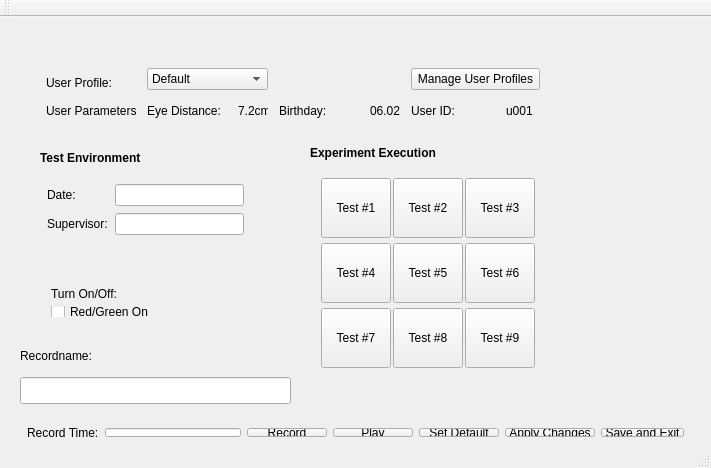
<?xml version="1.0" encoding="UTF-8"?>
<ui version="4.0">
 <class>testWindow</class>
 <widget class="QMainWindow" name="testWindow">
  <property name="geometry">
   <rect>
    <x>0</x>
    <y>0</y>
    <width>711</width>
    <height>468</height>
   </rect>
  </property>
  <property name="windowTitle">
   <string>Oculus Rift - Test Execution</string>
  </property>
  <widget class="QWidget" name="centralWidget">
   <widget class="QWidget" name="horizontalLayoutWidget">
    <property name="geometry">
     <rect>
      <x>16</x>
      <y>400</y>
      <width>679</width>
      <height>31</height>
     </rect>
    </property>
    <layout class="QHBoxLayout" name="horizontalLayout">
     <item>
      <widget class="QLabel" name="label_3">
       <property name="text">
        <string>Record Time:</string>
       </property>
      </widget>
     </item>
     <item>
      <widget class="QLineEdit" name="recordTimeLineEdit">
       <property name="text">
        <string/>
       </property>
      </widget>
     </item>
     <item>
      <widget class="QPushButton" name="recordCMDB">
       <property name="text">
        <string>Record</string>
       </property>
      </widget>
     </item>
     <item>
      <widget class="QPushButton" name="playRecord">
       <property name="text">
        <string>Play</string>
       </property>
      </widget>
     </item>
     <item>
      <widget class="QPushButton" name="defaultCMDB">
       <property name="text">
        <string>Set Default</string>
       </property>
      </widget>
     </item>
     <item>
      <widget class="QPushButton" name="applyCMDB">
       <property name="text">
        <string>Apply Changes</string>
       </property>
      </widget>
     </item>
     <item>
      <widget class="QPushButton" name="closeCMDB">
       <property name="text">
        <string>Save and Exit</string>
       </property>
      </widget>
     </item>
    </layout>
   </widget>
   <widget class="QWidget" name="formLayoutWidget">
    <property name="geometry">
     <rect>
      <x>40</x>
      <y>160</y>
      <width>211</width>
      <height>75</height>
     </rect>
    </property>
    <layout class="QFormLayout" name="formLayout">
     <property name="fieldGrowthPolicy">
      <enum>QFormLayout::AllNonFixedFieldsGrow</enum>
     </property>
     <property name="horizontalSpacing">
      <number>7</number>
     </property>
     <property name="verticalSpacing">
      <number>7</number>
     </property>
     <property name="leftMargin">
      <number>7</number>
     </property>
     <property name="topMargin">
      <number>7</number>
     </property>
     <property name="rightMargin">
      <number>7</number>
     </property>
     <property name="bottomMargin">
      <number>7</number>
     </property>
     <item row="0" column="0">
      <widget class="QLabel" name="varParamLBL_1">
       <property name="text">
        <string>Date:</string>
       </property>
      </widget>
     </item>
     <item row="0" column="1">
      <widget class="QLineEdit" name="dateEdit"/>
     </item>
     <item row="1" column="0">
      <widget class="QLabel" name="varParamLBL_4">
       <property name="text">
        <string>Supervisor:</string>
       </property>
      </widget>
     </item>
     <item row="1" column="1">
      <widget class="QLineEdit" name="supervisorEdit"/>
     </item>
    </layout>
   </widget>
   <widget class="QWidget" name="gridLayoutWidget">
    <property name="geometry">
     <rect>
      <x>30</x>
      <y>40</y>
      <width>531</width>
      <height>71</height>
     </rect>
    </property>
    <layout class="QGridLayout" name="gridLayout">
     <item row="1" column="4">
      <widget class="QLabel" name="userParamValLBL_2">
       <property name="minimumSize">
        <size>
         <width>30</width>
         <height>30</height>
        </size>
       </property>
       <property name="maximumSize">
        <size>
         <width>30</width>
         <height>30</height>
        </size>
       </property>
       <property name="text">
        <string>06.02.90</string>
       </property>
      </widget>
     </item>
     <item row="1" column="3">
      <widget class="QLabel" name="userParamLBL_2">
       <property name="minimumSize">
        <size>
         <width>80</width>
         <height>30</height>
        </size>
       </property>
       <property name="maximumSize">
        <size>
         <width>80</width>
         <height>30</height>
        </size>
       </property>
       <property name="text">
        <string>Birthday:</string>
       </property>
      </widget>
     </item>
     <item row="1" column="0">
      <widget class="QLabel" name="userParamTitle">
       <property name="minimumSize">
        <size>
         <width>90</width>
         <height>30</height>
        </size>
       </property>
       <property name="maximumSize">
        <size>
         <width>90</width>
         <height>30</height>
        </size>
       </property>
       <property name="text">
        <string>User Parameters:</string>
       </property>
      </widget>
     </item>
     <item row="1" column="5">
      <widget class="QLabel" name="userParamLBL_3">
       <property name="minimumSize">
        <size>
         <width>80</width>
         <height>30</height>
        </size>
       </property>
       <property name="maximumSize">
        <size>
         <width>80</width>
         <height>30</height>
        </size>
       </property>
       <property name="text">
        <string>User ID:</string>
       </property>
      </widget>
     </item>
     <item row="1" column="6">
      <widget class="QLabel" name="userParamValLBL_3">
       <property name="minimumSize">
        <size>
         <width>30</width>
         <height>30</height>
        </size>
       </property>
       <property name="maximumSize">
        <size>
         <width>30</width>
         <height>30</height>
        </size>
       </property>
       <property name="text">
        <string>u001</string>
       </property>
      </widget>
     </item>
     <item row="0" column="1" colspan="2">
      <widget class="QComboBox" name="userCBX">
       <item>
        <property name="text">
         <string>Default</string>
        </property>
       </item>
      </widget>
     </item>
     <item row="0" column="0">
      <widget class="QLabel" name="userLBL">
       <property name="minimumSize">
        <size>
         <width>90</width>
         <height>30</height>
        </size>
       </property>
       <property name="maximumSize">
        <size>
         <width>90</width>
         <height>30</height>
        </size>
       </property>
       <property name="text">
        <string>User Profile:</string>
       </property>
      </widget>
     </item>
     <item row="1" column="2">
      <widget class="QLabel" name="userParamValLBL_1">
       <property name="minimumSize">
        <size>
         <width>30</width>
         <height>30</height>
        </size>
       </property>
       <property name="maximumSize">
        <size>
         <width>30</width>
         <height>30</height>
        </size>
       </property>
       <property name="text">
        <string>7.2cm</string>
       </property>
      </widget>
     </item>
     <item row="0" column="5" colspan="2">
      <widget class="QPushButton" name="userCMDB">
       <property name="text">
        <string>Manage User Profiles</string>
       </property>
      </widget>
     </item>
     <item row="1" column="1">
      <widget class="QLabel" name="userParamLBL_1">
       <property name="minimumSize">
        <size>
         <width>80</width>
         <height>30</height>
        </size>
       </property>
       <property name="maximumSize">
        <size>
         <width>80</width>
         <height>30</height>
        </size>
       </property>
       <property name="baseSize">
        <size>
         <width>0</width>
         <height>0</height>
        </size>
       </property>
       <property name="text">
        <string>Eye Distance:</string>
       </property>
      </widget>
     </item>
    </layout>
   </widget>
   <widget class="QWidget" name="verticalLayoutWidget">
    <property name="geometry">
     <rect>
      <x>40</x>
      <y>260</y>
      <width>130</width>
      <height>51</height>
     </rect>
    </property>
    <layout class="QVBoxLayout" name="verticalLayout">
     <item>
      <widget class="QLabel" name="checkLBL">
       <property name="text">
        <string>Turn On/Off:</string>
       </property>
      </widget>
     </item>
     <item>
      <widget class="QCheckBox" name="check_1">
       <property name="text">
        <string>Red/Green On</string>
       </property>
      </widget>
     </item>
    </layout>
   </widget>
   <widget class="QWidget" name="gridLayoutWidget_2">
    <property name="geometry">
     <rect>
      <x>310</x>
      <y>150</y>
      <width>231</width>
      <height>211</height>
     </rect>
    </property>
    <layout class="QGridLayout" name="gridLayout_2">
     <item row="0" column="1">
      <widget class="QPushButton" name="testCMDB_2">
       <property name="minimumSize">
        <size>
         <width>70</width>
         <height>60</height>
        </size>
       </property>
       <property name="maximumSize">
        <size>
         <width>70</width>
         <height>60</height>
        </size>
       </property>
       <property name="text">
        <string>Test #2</string>
       </property>
      </widget>
     </item>
     <item row="0" column="0">
      <widget class="QPushButton" name="testCMDB_1">
       <property name="minimumSize">
        <size>
         <width>70</width>
         <height>60</height>
        </size>
       </property>
       <property name="maximumSize">
        <size>
         <width>70</width>
         <height>60</height>
        </size>
       </property>
       <property name="text">
        <string>Test #1</string>
       </property>
      </widget>
     </item>
     <item row="0" column="2">
      <widget class="QPushButton" name="testCMDB_3">
       <property name="minimumSize">
        <size>
         <width>70</width>
         <height>60</height>
        </size>
       </property>
       <property name="maximumSize">
        <size>
         <width>70</width>
         <height>60</height>
        </size>
       </property>
       <property name="text">
        <string>Test #3</string>
       </property>
      </widget>
     </item>
     <item row="1" column="0">
      <widget class="QPushButton" name="testCMDB_4">
       <property name="minimumSize">
        <size>
         <width>70</width>
         <height>60</height>
        </size>
       </property>
       <property name="maximumSize">
        <size>
         <width>70</width>
         <height>60</height>
        </size>
       </property>
       <property name="text">
        <string>Test #4</string>
       </property>
      </widget>
     </item>
     <item row="1" column="1">
      <widget class="QPushButton" name="testCMDB_5">
       <property name="minimumSize">
        <size>
         <width>70</width>
         <height>60</height>
        </size>
       </property>
       <property name="maximumSize">
        <size>
         <width>70</width>
         <height>60</height>
        </size>
       </property>
       <property name="text">
        <string>Test #5</string>
       </property>
      </widget>
     </item>
     <item row="1" column="2">
      <widget class="QPushButton" name="testCMDB_6">
       <property name="minimumSize">
        <size>
         <width>70</width>
         <height>60</height>
        </size>
       </property>
       <property name="maximumSize">
        <size>
         <width>70</width>
         <height>60</height>
        </size>
       </property>
       <property name="text">
        <string>Test #6</string>
       </property>
      </widget>
     </item>
     <item row="2" column="0">
      <widget class="QPushButton" name="testCMDB_7">
       <property name="minimumSize">
        <size>
         <width>70</width>
         <height>60</height>
        </size>
       </property>
       <property name="maximumSize">
        <size>
         <width>70</width>
         <height>60</height>
        </size>
       </property>
       <property name="text">
        <string>Test #7</string>
       </property>
      </widget>
     </item>
     <item row="2" column="1">
      <widget class="QPushButton" name="testCMDB_8">
       <property name="minimumSize">
        <size>
         <width>70</width>
         <height>60</height>
        </size>
       </property>
       <property name="maximumSize">
        <size>
         <width>70</width>
         <height>60</height>
        </size>
       </property>
       <property name="text">
        <string>Test #8</string>
       </property>
      </widget>
     </item>
     <item row="2" column="2">
      <widget class="QPushButton" name="testCMDB_9">
       <property name="minimumSize">
        <size>
         <width>70</width>
         <height>60</height>
        </size>
       </property>
       <property name="maximumSize">
        <size>
         <width>70</width>
         <height>60</height>
        </size>
       </property>
       <property name="text">
        <string>Test #9</string>
       </property>
      </widget>
     </item>
    </layout>
   </widget>
   <widget class="QLabel" name="label">
    <property name="geometry">
     <rect>
      <x>40</x>
      <y>130</y>
      <width>191</width>
      <height>21</height>
     </rect>
    </property>
    <property name="font">
     <font>
      <weight>75</weight>
      <bold>true</bold>
     </font>
    </property>
    <property name="text">
     <string>Test Environment</string>
    </property>
   </widget>
   <widget class="QLabel" name="label_2">
    <property name="geometry">
     <rect>
      <x>310</x>
      <y>125</y>
      <width>141</width>
      <height>21</height>
     </rect>
    </property>
    <property name="font">
     <font>
      <weight>75</weight>
      <bold>true</bold>
     </font>
    </property>
    <property name="text">
     <string>Experiment Execution</string>
    </property>
   </widget>
   <widget class="QLineEdit" name="recordNameLineEdit">
    <property name="geometry">
     <rect>
      <x>20</x>
      <y>360</y>
      <width>271</width>
      <height>27</height>
     </rect>
    </property>
   </widget>
   <widget class="QLabel" name="label_4">
    <property name="geometry">
     <rect>
      <x>20</x>
      <y>330</y>
      <width>91</width>
      <height>17</height>
     </rect>
    </property>
    <property name="text">
     <string>Recordname:</string>
    </property>
   </widget>
  </widget>
  <widget class="QToolBar" name="mainToolBar">
   <attribute name="toolBarArea">
    <enum>TopToolBarArea</enum>
   </attribute>
   <attribute name="toolBarBreak">
    <bool>false</bool>
   </attribute>
  </widget>
  <widget class="QStatusBar" name="statusBar"/>
  <action name="actionNew_Window">
   <property name="text">
    <string>New Window</string>
   </property>
  </action>
 </widget>
 <layoutdefault spacing="6" margin="11"/>
 <resources/>
 <connections/>
</ui>
